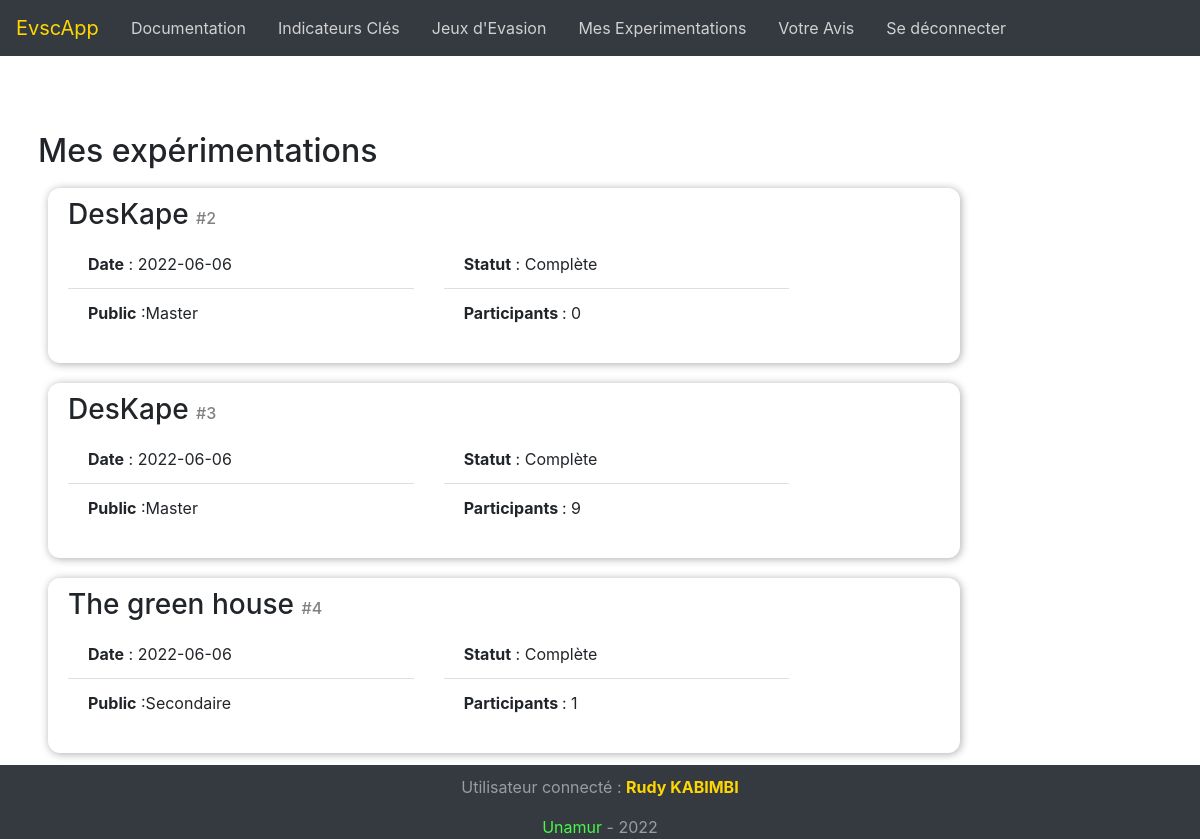
Screenshot of /mesExperimentations (signed in) with the database file from the repository.
### my_app/models/jeei_package/jeei.py (models this page shows, shortened)
class Jeei(UserMixin, db.Model):#userMixiin c'est pr traiter lesmethodes relatives aux login et l'autre pour les DB
    __tablename__ = 'Jeei' #pour renomr la table "enigme""
    id = db.Column(db.Integer, primary_key=True,autoincrement=True)
    nom = db.Column(db.String(80),  nullable=True,default=' ')#nullable pour qu'il puisse creer à vide + Je mets le points pcq sinon dans ele HTML ca pose probleme pr afficher les cartes avec du NONe
    img = db.Column(db.String(120), nullable=True, default=' ')# Je mets le points pcq sinon dans ele HTML ca pose probleme pr afficher les cartes avec du NONe
    descriptif = db.Column(db.String(140),  nullable=True, default=' ')# Je mets le points pcq sinon dans ele HTML ca pose probleme pr afficher les cartes avec du NONe
    estValide =db.Column(db.Boolean,default=False, nullable=False)
    dateCreation= db.Column(db.Date, nullable=False)
    auteurID = db.Column(db.Integer, nullable=False)
    fk_SpecificationId = db.Column(db.Integer, db.ForeignKey('Specification.id'),nullable=False)#db.foreignkey : c'est l'id de l'autre table et le nom de la table correspond à la back ref
    rel_JointureJeeiUser = relationship("JointureJeeiUser", backref='Jeei', uselist=False)
    rel_Experimentation = relationship("Experimentation", backref='Jeei', uselist=False)
    rel_Evaluation = relationship("Evaluation", backref='Jeei', uselist=False)

### my_app/models/experimentation.py (models this page shows, shortened)
class Experimentation(UserMixin, db.Model):#userMixiin c'est pr traiter lesmethodes relatives aux login et l'autre pour les DB
    __tablename__ = 'Experimentation' #pour renomr la table
    id = db.Column(db.Integer, primary_key=True,autoincrement=True)
    idInterne = db.Column(db.Integer,nullable=True)
    dateEvenement= db.Column(db.Date, nullable=True)
    etape1 =db.Column(db.Boolean,default=False, nullable=False)
    etape2 =db.Column(db.Boolean,default=False, nullable=False)
    etape3 =db.Column(db.Boolean,default=False, nullable=False)
    etape4 =db.Column(db.Boolean,default=False, nullable=False)
    etape5 =db.Column(db.Boolean,default=False, nullable=False)
    etape6 =db.Column(db.Boolean,default=False, nullable=False)
    etape7 =db.Column(db.Boolean,default=False, nullable=False)
    etape8 =db.Column(db.Boolean,default=False, nullable=False)
    etape9 =db.Column(db.Boolean,default=False, nullable=False)
    etape10 =db.Column(db.Boolean,default=False, nullable=False)
    etape11 =db.Column(db.Boolean,default=False, nullable=False)
    etape12 =db.Column(db.Boolean,default=False, nullable=False)
    etape13 =db.Column(db.Boolean,default=False, nullable=False)
    fk_JeeiId = db.Column(db.Integer, db.ForeignKey('Jeei.id'),nullable=False)#db.foreignkey : c'est l'id de l'autre table et le nom de la table correspond à la back ref
    fk_UserId = db.Column(db.Integer, db.ForeignKey('User.id'),nullable=False)
    rel_Participant = relationship("Participant", backref='Experimentation', uselist=False)
    rel_Evaluation = relationship("Evaluation", backref='Experimentation', uselist=False)

### my_app/models/participant.py (models this page shows, shortened)
class Participant(UserMixin, db.Model):#userMixiin c'est pr traiter lesmethodes relatives aux login et l'autre pour les DB
    __tablename__ = 'Participant' #pour renomr la table "enigme""
    id = db.Column(db.Integer, primary_key=True,autoincrement=True)
    age = db.Column(db.Integer, nullable=True)
    sexe =db.Column(db.Enum(Sexe),nullable=True)
    email = db.Column(db.String(120))
    expJEEI =db.Column(db.Enum(ExperienceJeei),nullable=True)
    etudes = db.Column(db.Enum(PublicCible),nullable=True)
    localisation =db.Column(db.Enum(Localisation),nullable=True)
    experience = db.Column(db.Enum(Experience),nullable=True)
    groupeExperimental =db.Column(db.Boolean,default=False, nullable=True)
    consentement =db.Column(db.Boolean,default=False, nullable=True)
    nom= db.Column(db.String(120))
    prenom= db.Column(db.String(120))
    urlPerso=db.Column(db.String(120))#pour que chacun ait son propre url et que personne ne puisse le deviner et donc competer à sa place
    fk_ExperimentationId = db.Column(db.Integer, db.ForeignKey('Experimentation.id'),nullable=False)
    rel_Evaluation = relationship("Evaluation", backref='Participant', uselist=False)

### my_app/models/jeei_package/specification.py (models this page shows, shortened)
class Specification(UserMixin, db.Model):#userMixiin c'est pr traiter lesmethodes relatives aux login et l'autre pour les DB
    __tablename__ = 'Specification' #pour renomr la table "enigme""
    id = db.Column(db.Integer, primary_key=True,autoincrement=True)
    nbrJoueursMin=db.Column(db.Integer,nullable=True,default=0)
    nbrJoueursMax=db.Column(db.Integer,nullable=True,default=0)
    budget=db.Column(db.Float,nullable=True,default=0)
    dureeMinutes=db.Column(db.Integer,nullable=True,default=0)
    scenario = db.Column(db.Text(),nullable=True,default='')
    publicCible =db.Column(db.Enum(PublicCible),nullable=True, default=PublicCible.ADEFINIR)
    theme =db.Column(db.Enum(Theme),nullable=True, default=Theme.TBD)
    chapitre = db.Column(db.String(120),nullable=True,default='')
    statut =db.Column(db.Enum(Statut),nullable=True, default=Statut.ENCOURS)
    documentation = db.Column(db.String(120), nullable=True)#adresse locale vers la doc
    rel_Jeei = relationship("Jeei", backref='Specification', uselist=False)#backref = la manière dont c'est appelé dans l'autre table
    rel_QuestionApprentissage = relationship("QuestionApprentissage", backref='Specification', uselist=False)

### my_app/models/user.py (models this page shows, shortened)
class User(UserMixin, db.Model):#userMixiin c'est pr traiter lesmethodes relatives aux login et l'autre pour les DB
    __tablename__ = 'User' #pour renomr la table "enigme""
    id = db.Column(db.Integer, primary_key=True,autoincrement=True)
    username = db.Column(db.String(80), unique=True, nullable=False)
    email = db.Column(db.String(120))
    password = db.Column(db.String(250), nullable=False)
    dateCreation= db.Column(db.Date, nullable=True)
    firstname = db.Column(db.String(30), nullable=False)
    lastname = db.Column(db.String(30), nullable=False)
    titre = db.Column(db.String(30), nullable=True)
    universite = db.Column(db.String(30), nullable=True)
    rel_JointureJeeiUser = relationship("JointureJeeiUser", backref='User', uselist=False)
    rel_Experimentation = relationship("Experimentation", backref='User', uselist=False)
    rel_UEQ = relationship("QuestionnaireUEQ", backref='User', uselist=False)

### my_app/routes_mesExperimentations.py (the view)
@app.route("/mesExperimentations", methods=['GET', 'POST'])
@login_required
def fonction_mesExperimentations():
    user=current_user
    mesExperimentations=Experimentation.query.filter_by(fk_UserId=user.id).all()
    experimentationsTabDeDict=[]
    for experimentation in mesExperimentations:
        jeeiExperimente = Jeei.query.filter_by(id=experimentation.fk_JeeiId).first()
        specificationJeeiExperimente = Specification.query.filter_by(id=jeeiExperimente.fk_SpecificationId).first()
        compteurParticipantConsentant=0
        participants=Participant.query.filter_by(fk_ExperimentationId=experimentation.id).all()
        for participant in participants:
            if participant.consentement:
                compteurParticipantConsentant=compteurParticipantConsentant+1
        experimentationDict={
            "idExperimentation": experimentation.id,
            "idJeei":experimentation.fk_JeeiId,
            "idSpecification":jeeiExperimente.fk_SpecificationId,
            "nom":jeeiExperimente.nom,
            "publicCible":specificationJeeiExperimente.publicCible,
            "theme":specificationJeeiExperimente.theme,
            "chapitre":specificationJeeiExperimente.chapitre,
            "participants":compteurParticipantConsentant,
            "dateEvenement":experimentation.dateEvenement,
            "statut": experimentation.etape12
        }
        experimentationsTabDeDict.append(experimentationDict)
    print(experimentationsTabDeDict)
    return render_template("mesExperimentations.html",currentUser=current_user,  mesExperimentations=experimentationsTabDeDict)

### my_app/models/user.py (called while the page is built)
@login_manager.user_loader
def load_user(userid):
    return User.query.get(int(userid))

### my_app/templates/mesExperimentations.html (shortened to what this page needs)
<head>
    <link href="/static/css/mesExperimentations.css" rel="stylesheet">
    {% import "macros/macro_mesExperimentations.html" as macro_mesExperimentations %}
</head>
{% extends "parentPage.html" %}
{% block body %}
<body onload="changerImageFond()"> </body>
<h2> Mes expérimentations</h2>
  <div class="row  col-sm-12"  >
    {%for experimentation in mesExperimentations%}
      {{macro_mesExperimentations.afficherCarteMesExperimentations(experimentation)}}
    {%endfor%}
    </div>
</div>
{% endblock %}

### my_app/templates/macros/macro_mesExperimentations.html
{%macro afficherCarteMesExperimentations(experimentation)%}
<div class="col-sm-10 carteListeMesExperimentations" onclick="redirectionVersUneExperimentation({{experimentation.idExperimentation}})" >
    <h3> {{experimentation.nom}} <span style="color:gray;font-size: medium;"> #{{experimentation.idExperimentation}}</span></h3>
  <div class="row">
    <div class="col-sm-5">
          <ul class="column list-group list-group-flush">
            <li class="list-group-item">
              <B> Date</B> : {{experimentation.dateEvenement}}
            </li>
            <li class="list-group-item">
              <B> Public</B> :{{experimentation.publicCible.value}}
            </li>
          </ul>
      </div>
      <div class="col-sm-5">
        <ul class="column list-group list-group-flush">
          <li class="list-group-item">
            <B> Statut</B> :
              {% if experimentation.statut %}
              Complète
              {%else%}
              En-cours
              {%endif%}
          </li>
          <li class="list-group-item">
            <B> Participants </B>: {{experimentation.participants}}
          </li>
        </ul>
    </div>
  </div>
</div>
{% endmacro %}

### my_app/templates/parentPage.html (shortened to what this page needs)
<html>
    <head>
        <link href="/static/css/bootstrap.min.css" rel="stylesheet">
        <link href="/static/css/parentPage.css" rel="stylesheet">
        {% import "macros/macroUn.html" as macroUn %}
    </head>
    <body id="body" style="margin-bottom: 35px;">
        <nav class="navbar navbar-expand-md navbar-dark bg-dark fixed-top ">
            <ul class="nav">
                <a class="navbar-brand" style="color: gold;" href="/">EvscApp</a>
                <li class="nav-item"><a class="nav-link active " href="/aPropos">Documentation</a></li>
                {% if currentUser.is_authenticated%}
                    <li class="nav-item"><a class="nav-link active" href="/flux">Indicateurs Clés</a></li>
                    <li class="nav-item"><a class="nav-link active" href="/mesJEEI"> Jeux d'Evasion</a></li>
                    <li class="nav-item"><a class="nav-link active" href="/mesExperimentations"> Mes Experimentations</a></li>
                    <li class="nav-item"><a class="nav-link active" href="/ueq">Votre Avis</a></li>
                    <li class="nav-item"><a class="nav-link active" href="/Logout">Se déconnecter </a></li>
                {%endif%}
            </ul>
        </nav>
        <div class="container">
            <row>
                <div class="p-4 flash" id="idFlash">
                </div>
            </row>
        </div>
         <div class="container" style="margin-bottom: 25px;">
                {% block body %}
                {% endblock %}
        <div style="margin-top: 25px;">
        <footer class="footer text-white-50 bg-dark" >
            <div >
            {% if currentUser.is_authenticated%}
                <p class="text-white-50 bg-dark" style="padding-top: 10px;">Utilisateur connecté  :   <strong>  <font color="gold"> {{currentUser.firstname}} {{currentUser.lastname}}</font></strong> </p>
            {%endif%}
            </div>
            <div >
                <a href="www.unamur.be/info" style="color: rgb(72, 247, 72);"> Unamur </a>- 2022
            </div>
        </footer >
        </div>
    </body>
</html>

### my_app/static/css/mesExperimentations.css (style rules this page uses)
.carteListeMesExperimentations { margin: 10px; border-radius: 15px; height: 175px; border: 5px solid #ffffff; border-radius: 12px; transition: transform .2s; cursor: pointer; padding: 5px; background: white; box-shadow: 1px 1px 8px rgb(171, 171, 171); }

### my_app/static/css/parentPage.css (style rules this page uses)
body { padding: 0.5rem; background: rgb(0, 0, 0); min-height: 100vh; background-image:url('../img/imgLoginPage2.png') ; background-size: cover; }
.nav-item a { color: rgb(209, 209, 209); }
.container { padding: 0.5rem; }
.flash { margin-top: 25px; height: 75px; }
.footer { position: fixed; left: 0; bottom: 0; width: 100%; color: white; text-align: center; }

### rows the page displays
Jeei: nom "DesKape"
Experimentation: dateEvenement "2022-06-06"
Participant: nom "DesKape", idExperimentation "3", dateEvenement "2022-06-06", publicCible.value "Master", participants "9"
Specification: nom "The green house", idExperimentation "4", dateEvenement "2022-06-06", publicCible.value "Secondaire", participants "1"
User: firstname "Rudy", lastname "KABIMBI"

### other values shown
{{ experimentation.idExperimentation }} "2"
{{ experimentation.publicCible.value }} "Master"
{{ experimentation.participants }} "0"
